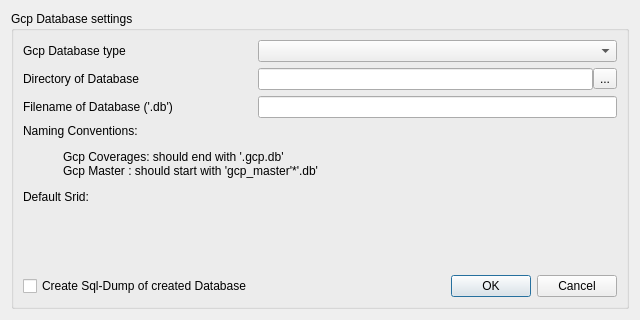
<?xml version="1.0" encoding="UTF-8"?>
<ui version="4.0">
 <class>QgsGcpDatabaseDialog</class>
 <widget class="QDialog" name="QgsGcpDatabaseDialog">
  <property name="geometry">
   <rect>
    <x>0</x>
    <y>0</y>
    <width>640</width>
    <height>320</height>
   </rect>
  </property>
  <property name="windowTitle">
   <string>Create Gcp Coverages / Master Database</string>
  </property>
  <layout class="QGridLayout" name="gridLayout_2">
   <item row="0" column="0">
    <widget class="QGroupBox" name="groupBox">
     <property name="title">
      <string>Gcp Database settings</string>
     </property>
     <layout class="QGridLayout" name="gridLayout_4">
      <item row="0" column="0">
       <widget class="QLabel" name="label">
        <property name="text">
         <string>Gcp Database type</string>
        </property>
       </widget>
      </item>
      <item row="0" column="1">
       <widget class="QComboBox" name="cmbGcpDatabaseType">
        <property name="sizePolicy">
         <sizepolicy hsizetype="Preferred" vsizetype="Fixed">
          <horstretch>0</horstretch>
          <verstretch>0</verstretch>
         </sizepolicy>
        </property>
       </widget>
      </item>
      <item row="1" column="0">
       <widget class="QLabel" name="label_2">
        <property name="text">
         <string>Directory of Database</string>
        </property>
       </widget>
      </item>
      <item row="1" column="1">
       <layout class="QHBoxLayout" name="horizontalLayout">
        <property name="spacing">
         <number>0</number>
        </property>
        <item>
         <widget class="QLineEdit" name="leOutputDatabaseDir"/>
        </item>
        <item>
         <widget class="QToolButton" name="tbnOutputDatabaseDir">
          <property name="text">
           <string>...</string>
          </property>
         </widget>
        </item>
       </layout>
      </item>
      <item row="2" column="0">
       <widget class="QLabel" name="label_Database_File_Edit">
        <property name="text">
         <string>Filename of Database (&apos;.db&apos;)</string>
        </property>
       </widget>
      </item>
      <item row="2" column="1">
       <layout class="QHBoxLayout" name="horizontalLayout_3">
        <property name="spacing">
         <number>1</number>
        </property>
        <item>
         <widget class="QLineEdit" name="mOutputDatabaseFileEdit"/>
        </item>
       </layout>
      </item>
      <item row="3" column="0" colspan="2">
       <widget class="QLabel" name="label_Database_Convention">
       <property name="wordWrap">
        <bool>true</bool>
       </property>
        <property name="text">
         <string>Naming Conventions:&lt;ul&gt;Gcp Coverages: should end with &apos;.gcp.db&apos;&lt;br/&gt;Gcp Master  : should start with &apos;gcp_master&apos;*&apos;.db&apos;&lt;/ul&gt;Default Srid:</string>
        </property>
       </widget>
      </item>
      <item row="4" column="0"  colspan="2">
       <widget class="QgsProjectionSelectionWidget" name="mCrsSelector" native="true">
        <property name="focusPolicy">
         <enum>Qt::StrongFocus</enum>
        </property>
       </widget>
      </item>
      <item row="5" column="0">
       <widget class="QCheckBox" name="cbxCreateSqlDump">
        <property name="text">
         <string>Create Sql-Dump of created Database</string>
        </property>
       </widget>
      </item>
      <item row="5" column="1">
       <widget class="QDialogButtonBox" name="buttonBox">
        <property name="standardButtons">
         <set>QDialogButtonBox::Cancel|QDialogButtonBox::Ok</set>
        </property>
       </widget>
      </item>
     </layout>
    </widget>
   </item>
  </layout>
 </widget>
 <customwidgets>
  <customwidget>
   <class>QgsProjectionSelectionWidget</class>
   <extends>QWidget</extends>
   <header location="global">qgsprojectionselectionwidget.h</header>
   <container>1</container>
  </customwidget>
 </customwidgets>
 <tabstops>
  <tabstop>cmbGcpDatabaseType</tabstop>
  <tabstop>mCrsSelector</tabstop>
  <tabstop>leOutputDatabaseDir</tabstop>
  <tabstop>tbnOutputDatabaseDir</tabstop>
  <tabstop>mOutputDatabaseFileEdit</tabstop>
  <tabstop>cbxCreateSqlDump</tabstop>
 </tabstops>
 <resources/>
 <connections>
  <connection>
   <sender>buttonBox</sender>
   <signal>accepted()</signal>
   <receiver>QgsGcpDatabaseDialog</receiver>
   <slot>accept()</slot>
   <hints>
    <hint type="sourcelabel">
     <x>248</x>
     <y>254</y>
    </hint>
    <hint type="destinationlabel">
     <x>157</x>
     <y>274</y>
    </hint>
   </hints>
  </connection>
  <connection>
   <sender>buttonBox</sender>
   <signal>rejected()</signal>
   <receiver>QgsGcpDatabaseDialog</receiver>
   <slot>reject()</slot>
   <hints>
    <hint type="sourcelabel">
     <x>316</x>
     <y>260</y>
    </hint>
    <hint type="destinationlabel">
     <x>286</x>
     <y>274</y>
    </hint>
   </hints>
  </connection>
 </connections>
</ui>
